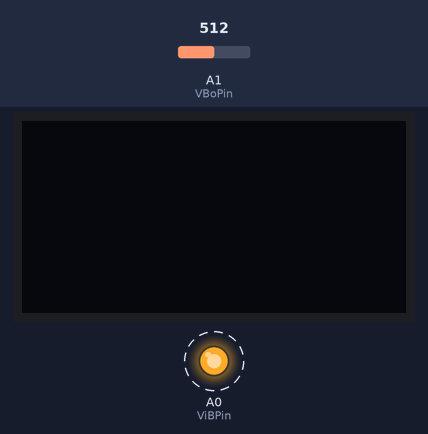
Recording of a sketch running on a simulated Arduino Uno, built with avr-gcc and run on an emulated ATmega328P. Parts: 128×64 one-colour display, output pins drawn as LEDs (lit = HIGH). Dashed ring = blinking. Inputs (shaded band) come from the test bench; at power-on: A1 (VBoPin) = 512. The display library's start-up logo is not drawn; what the sketch prints to the serial monitor is not drawn.

Above: at 1.3 s.
1.4 s: A1 (VBoPin) set to 716
4.4 s: A1 (VBoPin) set to 0
7.4 s: A1 (VBoPin) set to 122
Timing chart, 0 to 16.4 s (numbered marks = the images above; inputs shaded):
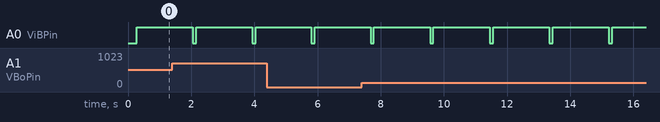

The sketch:

OLED_Featherwing_Test.ino
```cpp
#include "GnG_AF_OledFeather.h"

GnG_AF_OledFeather goled;
int i = 0;
float iB=0.0; //DC base current
float iC=0.0; //DC Collector current
float iE=0.0; //DC Emitter current

float ViB=0.0; //DC input base voltage
float VBo = 0.0; //voltage at the output terminal of the base resistor - that goes into the transistor
float VEi= 0.0;  //voltage at the input terminal of the emitter resistor - that comes out of the transistor

int ViBPin = A0;
int VBoPin = A1;
int VEiPin = A2;

const float rB=100.0;//ohms; base resistor

void setup()
{
  goled.setup();
  pinMode(ViBPin, OUTPUT);
  pinMode(VBoPin, INPUT);
}

void loop() {

  int j = 0;
  for (int i = 0; i < 4096; i += 120)
  {
    analogWrite(ViBPin, i);
    Serial.println(j = analogRead(VBoPin));
    String s2 = String(j);
    goled.printTestString(s2, true, 0, true, 2, 10, 10);
    delay(1);

  }
  //  processEvents();
}
```

eventProcessing.ino
```cpp
void processEvents()
{

  if (!digitalRead(BUTTON_A))
  {
    String sA = " ";
    //goled.printTestString(sA, true,100, true, 1, 10, 10);
    i=0;
    goled.setup();
  }
  if (!digitalRead(BUTTON_B))
  {
    delay(100);
    String sB = "B";
     goled.printTestString(sB, true, 100, true, 2,10, 10);
  }
  if (!digitalRead(BUTTON_C))
  {
    delay(100);
    String sC = "C";
    goled.printTestString(sC, true, 100, true, 2, 10, 10);
  }
}
```

Measured:
- by itself, A0 (ViBPin): alternates HIGH for 1.8 s and LOW for 0.11 s
